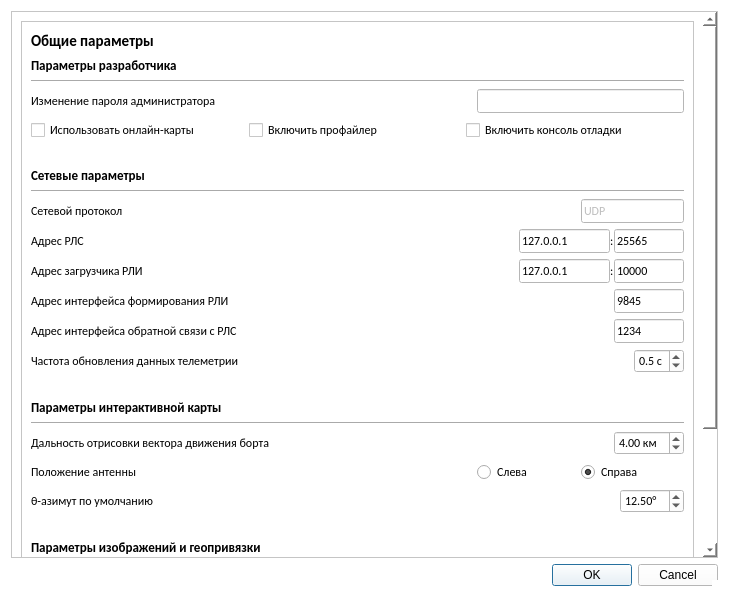
<?xml version="1.0" encoding="UTF-8"?>
<ui version="4.0">
 <class>SettingsDialog</class>
 <widget class="QDialog" name="SettingsDialog">
  <property name="geometry">
   <rect>
    <x>0</x>
    <y>0</y>
    <width>729</width>
    <height>597</height>
   </rect>
  </property>
  <property name="minimumSize">
   <size>
    <width>649</width>
    <height>350</height>
   </size>
  </property>
  <property name="font">
   <font>
    <pointsize>9</pointsize>
   </font>
  </property>
  <property name="windowTitle">
   <string>Параметры программы</string>
  </property>
  <property name="windowIcon">
   <iconset resource="../images.qrc">
    <normaloff>:/ui-resources/quasarlogo/icon.png</normaloff>:/ui-resources/quasarlogo/icon.png</iconset>
  </property>
  <property name="styleSheet">
   <string notr="true">background-color: #FFFFFF;</string>
  </property>
  <property name="sizeGripEnabled">
   <bool>true</bool>
  </property>
  <property name="modal">
   <bool>false</bool>
  </property>
  <layout class="QGridLayout" name="gridLayout">
   <item row="2" column="0">
    <widget class="QDialogButtonBox" name="buttonBox">
     <property name="font">
      <font>
       <family>Calibri</family>
      </font>
     </property>
     <property name="styleSheet">
      <string notr="true"/>
     </property>
     <property name="orientation">
      <enum>Qt::Horizontal</enum>
     </property>
     <property name="standardButtons">
      <set>QDialogButtonBox::Cancel|QDialogButtonBox::Ok</set>
     </property>
     <property name="centerButtons">
      <bool>false</bool>
     </property>
    </widget>
   </item>
   <item row="1" column="0">
    <widget class="QScrollArea" name="scrollArea">
     <property name="font">
      <font>
       <family>Calibri</family>
      </font>
     </property>
     <property name="styleSheet">
      <string notr="true"/>
     </property>
     <property name="horizontalScrollBarPolicy">
      <enum>Qt::ScrollBarAlwaysOff</enum>
     </property>
     <property name="sizeAdjustPolicy">
      <enum>QAbstractScrollArea::AdjustToContents</enum>
     </property>
     <property name="widgetResizable">
      <bool>true</bool>
     </property>
     <widget class="QWidget" name="scrollAreaWidgetContents">
      <property name="geometry">
       <rect>
        <x>0</x>
        <y>-120</y>
        <width>695</width>
        <height>705</height>
       </rect>
      </property>
      <property name="styleSheet">
       <string notr="true"/>
      </property>
      <layout class="QHBoxLayout" name="horizontalLayout_12">
       <item>
        <widget class="QFrame" name="frame">
         <property name="font">
          <font>
           <family>Calibri</family>
          </font>
         </property>
         <property name="styleSheet">
          <string notr="true"/>
         </property>
         <property name="frameShape">
          <enum>QFrame::StyledPanel</enum>
         </property>
         <property name="frameShadow">
          <enum>QFrame::Raised</enum>
         </property>
         <layout class="QGridLayout" name="gridLayout_2">
          <property name="horizontalSpacing">
           <number>0</number>
          </property>
          <item row="9" column="2">
           <layout class="QHBoxLayout" name="horizontalLayout_3">
            <item>
             <spacer name="horizontalSpacer_3">
              <property name="font">
               <font>
                <family>Calibri</family>
               </font>
              </property>
              <property name="orientation">
               <enum>Qt::Horizontal</enum>
              </property>
              <property name="sizeHint" stdset="0">
               <size>
                <width>40</width>
                <height>20</height>
               </size>
              </property>
             </spacer>
            </item>
            <item>
             <widget class="QLineEdit" name="sarIP">
              <property name="sizePolicy">
               <sizepolicy hsizetype="Preferred" vsizetype="Fixed">
                <horstretch>0</horstretch>
                <verstretch>0</verstretch>
               </sizepolicy>
              </property>
              <property name="maximumSize">
               <size>
                <width>150</width>
                <height>16777215</height>
               </size>
              </property>
              <property name="font">
               <font>
                <family>Calibri</family>
               </font>
              </property>
              <property name="styleSheet">
               <string notr="true"/>
              </property>
              <property name="text">
               <string>127.0.0.1</string>
              </property>
              <property name="maxLength">
               <number>15</number>
              </property>
             </widget>
            </item>
            <item>
             <widget class="QLabel" name="label_7">
              <property name="font">
               <font>
                <family>Calibri</family>
               </font>
              </property>
              <property name="text">
               <string>:</string>
              </property>
             </widget>
            </item>
            <item>
             <widget class="QLineEdit" name="telPort">
              <property name="sizePolicy">
               <sizepolicy hsizetype="Fixed" vsizetype="Fixed">
                <horstretch>0</horstretch>
                <verstretch>0</verstretch>
               </sizepolicy>
              </property>
              <property name="maximumSize">
               <size>
                <width>70</width>
                <height>16777215</height>
               </size>
              </property>
              <property name="font">
               <font>
                <family>Calibri</family>
               </font>
              </property>
              <property name="styleSheet">
               <string notr="true"/>
              </property>
              <property name="text">
               <string>25565</string>
              </property>
              <property name="maxLength">
               <number>5</number>
              </property>
             </widget>
            </item>
           </layout>
          </item>
          <item row="1" column="0">
           <widget class="QLabel" name="label_21">
            <property name="font">
             <font>
              <family>Calibri</family>
              <pointsize>10</pointsize>
              <bold>true</bold>
             </font>
            </property>
            <property name="styleSheet">
             <string notr="true"/>
            </property>
            <property name="text">
             <string>Параметры разработчика</string>
            </property>
           </widget>
          </item>
          <item row="2" column="0" colspan="3">
           <widget class="Line" name="line_13">
            <property name="font">
             <font>
              <family>Calibri</family>
             </font>
            </property>
            <property name="styleSheet">
             <string notr="true"/>
            </property>
            <property name="orientation">
             <enum>Qt::Horizontal</enum>
            </property>
           </widget>
          </item>
          <item row="8" column="0">
           <widget class="QLabel" name="label">
            <property name="font">
             <font>
              <family>Calibri</family>
              <pointsize>9</pointsize>
              <bold>false</bold>
             </font>
            </property>
            <property name="styleSheet">
             <string notr="true"/>
            </property>
            <property name="text">
             <string>Сетевой протокол</string>
            </property>
           </widget>
          </item>
          <item row="17" column="2">
           <layout class="QHBoxLayout" name="horizontalLayout_5">
            <item>
             <spacer name="horizontalSpacer_4">
              <property name="font">
               <font>
                <family>Calibri</family>
               </font>
              </property>
              <property name="orientation">
               <enum>Qt::Horizontal</enum>
              </property>
              <property name="sizeHint" stdset="0">
               <size>
                <width>40</width>
                <height>20</height>
               </size>
              </property>
             </spacer>
            </item>
            <item>
             <widget class="QDoubleSpinBox" name="vectorLength">
              <property name="font">
               <font>
                <family>Calibri</family>
               </font>
              </property>
              <property name="styleSheet">
               <string notr="true"/>
              </property>
              <property name="suffix">
               <string> км</string>
              </property>
              <property name="minimum">
               <double>0.100000000000000</double>
              </property>
              <property name="maximum">
               <double>20.000000000000000</double>
              </property>
              <property name="singleStep">
               <double>0.100000000000000</double>
              </property>
              <property name="value">
               <double>4.000000000000000</double>
              </property>
             </widget>
            </item>
           </layout>
          </item>
          <item row="22" column="0">
           <widget class="QLabel" name="label_5">
            <property name="font">
             <font>
              <family>Calibri</family>
              <pointsize>9</pointsize>
             </font>
            </property>
            <property name="styleSheet">
             <string notr="true"/>
            </property>
            <property name="text">
             <string>Коррекция угла для всех изображений</string>
            </property>
           </widget>
          </item>
          <item row="25" column="2">
           <widget class="Line" name="line_9">
            <property name="font">
             <font>
              <family>Calibri</family>
             </font>
            </property>
            <property name="orientation">
             <enum>Qt::Horizontal</enum>
            </property>
           </widget>
          </item>
          <item row="24" column="0">
           <widget class="QLabel" name="label_6">
            <property name="styleSheet">
             <string notr="true"/>
            </property>
            <property name="text">
             <string>Коррекция угла расхождения луча</string>
            </property>
           </widget>
          </item>
          <item row="18" column="0">
           <widget class="QLabel" name="label_12">
            <property name="font">
             <font>
              <family>Calibri</family>
              <pointsize>9</pointsize>
              <bold>false</bold>
             </font>
            </property>
            <property name="styleSheet">
             <string notr="true"/>
            </property>
            <property name="text">
             <string>Положение антенны</string>
            </property>
           </widget>
          </item>
          <item row="8" column="1">
           <spacer name="horizontalSpacer">
            <property name="font">
             <font>
              <family>Calibri</family>
             </font>
            </property>
            <property name="orientation">
             <enum>Qt::Horizontal</enum>
            </property>
            <property name="sizeHint" stdset="0">
             <size>
              <width>40</width>
              <height>20</height>
             </size>
            </property>
           </spacer>
          </item>
          <item row="3" column="2">
           <widget class="QLineEdit" name="password">
            <property name="font">
             <font>
              <family>Calibri</family>
             </font>
            </property>
            <property name="styleSheet">
             <string notr="true"/>
            </property>
            <property name="echoMode">
             <enum>QLineEdit::Password</enum>
            </property>
           </widget>
          </item>
          <item row="23" column="0" colspan="3">
           <layout class="QHBoxLayout" name="horizontalLayout_7">
            <item>
             <widget class="QCheckBox" name="metaInRadians">
              <property name="font">
               <font>
                <family>Calibri</family>
                <pointsize>9</pointsize>
               </font>
              </property>
              <property name="styleSheet">
               <string notr="true"/>
              </property>
              <property name="text">
               <string>Метаданные в радианах</string>
              </property>
             </widget>
            </item>
            <item>
             <widget class="QCheckBox" name="globalDriftAngle">
              <property name="styleSheet">
               <string notr="true"/>
              </property>
              <property name="text">
               <string>Учитывать угол сноса при геопривязке</string>
              </property>
             </widget>
            </item>
           </layout>
          </item>
          <item row="25" column="0">
           <widget class="Line" name="line_7">
            <property name="font">
             <font>
              <family>Calibri</family>
             </font>
            </property>
            <property name="styleSheet">
             <string notr="true"/>
            </property>
            <property name="orientation">
             <enum>Qt::Horizontal</enum>
            </property>
           </widget>
          </item>
          <item row="11" column="2">
           <layout class="QHBoxLayout" name="horizontalLayout_11">
            <item>
             <spacer name="horizontalSpacer_11">
              <property name="font">
               <font>
                <family>Calibri</family>
               </font>
              </property>
              <property name="orientation">
               <enum>Qt::Horizontal</enum>
              </property>
              <property name="sizeHint" stdset="0">
               <size>
                <width>40</width>
                <height>20</height>
               </size>
              </property>
             </spacer>
            </item>
            <item>
             <widget class="QLineEdit" name="commandPort">
              <property name="minimumSize">
               <size>
                <width>70</width>
                <height>0</height>
               </size>
              </property>
              <property name="maximumSize">
               <size>
                <width>70</width>
                <height>16777215</height>
               </size>
              </property>
              <property name="font">
               <font>
                <family>Calibri</family>
               </font>
              </property>
              <property name="styleSheet">
               <string notr="true"/>
              </property>
              <property name="text">
               <string>9845</string>
              </property>
              <property name="alignment">
               <set>Qt::AlignLeading|Qt::AlignLeft|Qt::AlignVCenter</set>
              </property>
             </widget>
            </item>
           </layout>
          </item>
          <item row="18" column="2">
           <layout class="QHBoxLayout" name="horizontalLayout_9">
            <item>
             <widget class="QRadioButton" name="antennaLeft">
              <property name="font">
               <font>
                <family>Calibri</family>
               </font>
              </property>
              <property name="styleSheet">
               <string notr="true"/>
              </property>
              <property name="text">
               <string>Слева</string>
              </property>
             </widget>
            </item>
            <item>
             <widget class="QRadioButton" name="antennaRight">
              <property name="font">
               <font>
                <family>Calibri</family>
               </font>
              </property>
              <property name="styleSheet">
               <string notr="true"/>
              </property>
              <property name="text">
               <string>Справа</string>
              </property>
              <property name="checked">
               <bool>true</bool>
              </property>
             </widget>
            </item>
           </layout>
          </item>
          <item row="9" column="0">
           <widget class="QLabel" name="label_2">
            <property name="font">
             <font>
              <family>Calibri</family>
              <pointsize>9</pointsize>
              <bold>false</bold>
             </font>
            </property>
            <property name="styleSheet">
             <string notr="true"/>
            </property>
            <property name="text">
             <string>Адрес РЛС</string>
            </property>
           </widget>
          </item>
          <item row="7" column="0" colspan="3">
           <widget class="Line" name="line">
            <property name="font">
             <font>
              <family>Calibri</family>
             </font>
            </property>
            <property name="styleSheet">
             <string notr="true"/>
            </property>
            <property name="orientation">
             <enum>Qt::Horizontal</enum>
            </property>
           </widget>
          </item>
          <item row="20" column="0">
           <spacer name="verticalSpacer_4">
            <property name="font">
             <font>
              <family>Calibri</family>
             </font>
            </property>
            <property name="orientation">
             <enum>Qt::Vertical</enum>
            </property>
            <property name="sizeType">
             <enum>QSizePolicy::Fixed</enum>
            </property>
            <property name="sizeHint" stdset="0">
             <size>
              <width>20</width>
              <height>20</height>
             </size>
            </property>
           </spacer>
          </item>
          <item row="3" column="0">
           <widget class="QLabel" name="label_20">
            <property name="font">
             <font>
              <family>Calibri</family>
              <pointsize>9</pointsize>
             </font>
            </property>
            <property name="styleSheet">
             <string notr="true"/>
            </property>
            <property name="text">
             <string>Изменение пароля администратора</string>
            </property>
           </widget>
          </item>
          <item row="5" column="0">
           <spacer name="verticalSpacer_3">
            <property name="font">
             <font>
              <family>Calibri</family>
             </font>
            </property>
            <property name="orientation">
             <enum>Qt::Vertical</enum>
            </property>
            <property name="sizeType">
             <enum>QSizePolicy::Fixed</enum>
            </property>
            <property name="sizeHint" stdset="0">
             <size>
              <width>20</width>
              <height>20</height>
             </size>
            </property>
           </spacer>
          </item>
          <item row="14" column="0">
           <spacer name="verticalSpacer_2">
            <property name="font">
             <font>
              <family>Calibri</family>
             </font>
            </property>
            <property name="orientation">
             <enum>Qt::Vertical</enum>
            </property>
            <property name="sizeType">
             <enum>QSizePolicy::Fixed</enum>
            </property>
            <property name="sizeHint" stdset="0">
             <size>
              <width>20</width>
              <height>20</height>
             </size>
            </property>
           </spacer>
          </item>
          <item row="25" column="1">
           <widget class="Line" name="line_8">
            <property name="font">
             <font>
              <family>Calibri</family>
             </font>
            </property>
            <property name="orientation">
             <enum>Qt::Horizontal</enum>
            </property>
           </widget>
          </item>
          <item row="10" column="2">
           <layout class="QHBoxLayout" name="horizontalLayout">
            <item>
             <spacer name="horizontalSpacer_10">
              <property name="font">
               <font>
                <family>Calibri</family>
               </font>
              </property>
              <property name="orientation">
               <enum>Qt::Horizontal</enum>
              </property>
              <property name="sizeHint" stdset="0">
               <size>
                <width>40</width>
                <height>20</height>
               </size>
              </property>
             </spacer>
            </item>
            <item>
             <widget class="QLineEdit" name="loaderIP">
              <property name="sizePolicy">
               <sizepolicy hsizetype="Preferred" vsizetype="Fixed">
                <horstretch>0</horstretch>
                <verstretch>0</verstretch>
               </sizepolicy>
              </property>
              <property name="minimumSize">
               <size>
                <width>0</width>
                <height>0</height>
               </size>
              </property>
              <property name="maximumSize">
               <size>
                <width>150</width>
                <height>16777215</height>
               </size>
              </property>
              <property name="font">
               <font>
                <family>Calibri</family>
               </font>
              </property>
              <property name="styleSheet">
               <string notr="true"/>
              </property>
              <property name="text">
               <string>127.0.0.1</string>
              </property>
             </widget>
            </item>
            <item>
             <widget class="QLabel" name="label_18">
              <property name="font">
               <font>
                <family>Calibri</family>
               </font>
              </property>
              <property name="styleSheet">
               <string notr="true"/>
              </property>
              <property name="text">
               <string>:</string>
              </property>
             </widget>
            </item>
            <item>
             <widget class="QLineEdit" name="loaderPort">
              <property name="sizePolicy">
               <sizepolicy hsizetype="Fixed" vsizetype="Fixed">
                <horstretch>0</horstretch>
                <verstretch>0</verstretch>
               </sizepolicy>
              </property>
              <property name="minimumSize">
               <size>
                <width>70</width>
                <height>0</height>
               </size>
              </property>
              <property name="maximumSize">
               <size>
                <width>70</width>
                <height>16777215</height>
               </size>
              </property>
              <property name="font">
               <font>
                <family>Calibri</family>
               </font>
              </property>
              <property name="styleSheet">
               <string notr="true"/>
              </property>
              <property name="text">
               <string>10000</string>
              </property>
             </widget>
            </item>
           </layout>
          </item>
          <item row="6" column="0">
           <widget class="QLabel" name="label_8">
            <property name="font">
             <font>
              <family>Calibri</family>
              <pointsize>10</pointsize>
              <bold>true</bold>
             </font>
            </property>
            <property name="styleSheet">
             <string notr="true"/>
            </property>
            <property name="text">
             <string>Сетевые параметры</string>
            </property>
           </widget>
          </item>
          <item row="19" column="0">
           <widget class="QLabel" name="label_10">
            <property name="font">
             <font>
              <family>Calibri</family>
              <pointsize>9</pointsize>
              <bold>false</bold>
             </font>
            </property>
            <property name="styleSheet">
             <string notr="true"/>
            </property>
            <property name="text">
             <string>θ-азимут по умолчанию</string>
            </property>
           </widget>
          </item>
          <item row="17" column="0">
           <widget class="QLabel" name="label_4">
            <property name="font">
             <font>
              <family>Calibri</family>
              <pointsize>9</pointsize>
              <bold>false</bold>
             </font>
            </property>
            <property name="styleSheet">
             <string notr="true"/>
            </property>
            <property name="text">
             <string>Дальность отрисовки вектора движения борта</string>
            </property>
           </widget>
          </item>
          <item row="12" column="2">
           <layout class="QHBoxLayout" name="horizontalLayout_15">
            <item>
             <spacer name="horizontalSpacer_12">
              <property name="font">
               <font>
                <family>Calibri</family>
               </font>
              </property>
              <property name="orientation">
               <enum>Qt::Horizontal</enum>
              </property>
              <property name="sizeHint" stdset="0">
               <size>
                <width>40</width>
                <height>20</height>
               </size>
              </property>
             </spacer>
            </item>
            <item>
             <widget class="QLineEdit" name="consolePort">
              <property name="minimumSize">
               <size>
                <width>70</width>
                <height>0</height>
               </size>
              </property>
              <property name="maximumSize">
               <size>
                <width>70</width>
                <height>16777215</height>
               </size>
              </property>
              <property name="font">
               <font>
                <family>Calibri</family>
               </font>
              </property>
              <property name="styleSheet">
               <string notr="true"/>
              </property>
              <property name="text">
               <string>1234</string>
              </property>
             </widget>
            </item>
           </layout>
          </item>
          <item row="19" column="2">
           <layout class="QHBoxLayout" name="horizontalLayout_8">
            <item>
             <spacer name="horizontalSpacer_7">
              <property name="font">
               <font>
                <family>Calibri</family>
               </font>
              </property>
              <property name="orientation">
               <enum>Qt::Horizontal</enum>
              </property>
              <property name="sizeHint" stdset="0">
               <size>
                <width>40</width>
                <height>20</height>
               </size>
              </property>
             </spacer>
            </item>
            <item>
             <widget class="QDoubleSpinBox" name="azimuth">
              <property name="font">
               <font>
                <family>Calibri</family>
               </font>
              </property>
              <property name="styleSheet">
               <string notr="true"/>
              </property>
              <property name="suffix">
               <string>°</string>
              </property>
              <property name="maximum">
               <double>360.000000000000000</double>
              </property>
              <property name="value">
               <double>12.500000000000000</double>
              </property>
             </widget>
            </item>
           </layout>
          </item>
          <item row="13" column="2">
           <layout class="QHBoxLayout" name="horizontalLayout_4">
            <item>
             <spacer name="horizontalSpacer_2">
              <property name="font">
               <font>
                <family>Calibri</family>
               </font>
              </property>
              <property name="orientation">
               <enum>Qt::Horizontal</enum>
              </property>
              <property name="sizeHint" stdset="0">
               <size>
                <width>40</width>
                <height>20</height>
               </size>
              </property>
             </spacer>
            </item>
            <item>
             <widget class="QDoubleSpinBox" name="telUpdateTime">
              <property name="font">
               <font>
                <family>Calibri</family>
               </font>
              </property>
              <property name="styleSheet">
               <string notr="true"/>
              </property>
              <property name="suffix">
               <string> с</string>
              </property>
              <property name="decimals">
               <number>1</number>
              </property>
              <property name="minimum">
               <double>0.100000000000000</double>
              </property>
              <property name="maximum">
               <double>5.000000000000000</double>
              </property>
              <property name="singleStep">
               <double>0.100000000000000</double>
              </property>
              <property name="value">
               <double>0.500000000000000</double>
              </property>
             </widget>
            </item>
           </layout>
          </item>
          <item row="26" column="0">
           <widget class="QLabel" name="label_11">
            <property name="font">
             <font>
              <family>Calibri</family>
              <pointsize>9</pointsize>
              <bold>false</bold>
             </font>
            </property>
            <property name="styleSheet">
             <string notr="true"/>
            </property>
            <property name="text">
             <string>Каталог по умолчанию</string>
            </property>
           </widget>
          </item>
          <item row="16" column="0" colspan="3">
           <widget class="Line" name="line_4">
            <property name="font">
             <font>
              <family>Calibri</family>
             </font>
            </property>
            <property name="styleSheet">
             <string notr="true"/>
            </property>
            <property name="orientation">
             <enum>Qt::Horizontal</enum>
            </property>
           </widget>
          </item>
          <item row="0" column="0">
           <widget class="QLabel" name="label_16">
            <property name="font">
             <font>
              <family>Calibri</family>
              <pointsize>11</pointsize>
              <bold>true</bold>
             </font>
            </property>
            <property name="styleSheet">
             <string notr="true"/>
            </property>
            <property name="text">
             <string>Общие параметры</string>
            </property>
           </widget>
          </item>
          <item row="11" column="0">
           <widget class="QLabel" name="label_19">
            <property name="font">
             <font>
              <family>Calibri</family>
              <pointsize>9</pointsize>
             </font>
            </property>
            <property name="styleSheet">
             <string notr="true"/>
            </property>
            <property name="text">
             <string>Адрес интерфейса формирования РЛИ</string>
            </property>
           </widget>
          </item>
          <item row="12" column="0">
           <widget class="QLabel" name="label_15">
            <property name="font">
             <font>
              <family>Calibri</family>
              <pointsize>9</pointsize>
             </font>
            </property>
            <property name="styleSheet">
             <string notr="true"/>
            </property>
            <property name="text">
             <string>Адрес интерфейса обратной связи с РЛС</string>
            </property>
           </widget>
          </item>
          <item row="28" column="0" colspan="3">
           <widget class="Line" name="line_10">
            <property name="font">
             <font>
              <family>Calibri</family>
             </font>
            </property>
            <property name="styleSheet">
             <string notr="true"/>
            </property>
            <property name="orientation">
             <enum>Qt::Horizontal</enum>
            </property>
           </widget>
          </item>
          <item row="21" column="0">
           <widget class="QLabel" name="label_14">
            <property name="font">
             <font>
              <family>Calibri</family>
              <pointsize>10</pointsize>
              <bold>true</bold>
             </font>
            </property>
            <property name="styleSheet">
             <string notr="true"/>
            </property>
            <property name="text">
             <string>Параметры изображений и геопривязки</string>
            </property>
           </widget>
          </item>
          <item row="4" column="0" colspan="3">
           <layout class="QHBoxLayout" name="horizontalLayout_14">
            <item>
             <widget class="QCheckBox" name="useOSM">
              <property name="font">
               <font>
                <family>Calibri</family>
                <pointsize>9</pointsize>
               </font>
              </property>
              <property name="styleSheet">
               <string notr="true"/>
              </property>
              <property name="text">
               <string>Использовать онлайн-карты</string>
              </property>
             </widget>
            </item>
            <item>
             <widget class="QCheckBox" name="useProfiler">
              <property name="font">
               <font>
                <family>Calibri</family>
                <pointsize>9</pointsize>
               </font>
              </property>
              <property name="styleSheet">
               <string notr="true"/>
              </property>
              <property name="text">
               <string>Включить профайлер</string>
              </property>
             </widget>
            </item>
            <item>
             <widget class="QCheckBox" name="useConsole">
              <property name="font">
               <font>
                <family>Calibri</family>
                <pointsize>9</pointsize>
               </font>
              </property>
              <property name="styleSheet">
               <string notr="true"/>
              </property>
              <property name="text">
               <string>Включить консоль отладки</string>
              </property>
             </widget>
            </item>
           </layout>
          </item>
          <item row="13" column="0">
           <widget class="QLabel" name="label_3">
            <property name="font">
             <font>
              <family>Calibri</family>
              <pointsize>9</pointsize>
              <bold>false</bold>
             </font>
            </property>
            <property name="styleSheet">
             <string notr="true"/>
            </property>
            <property name="text">
             <string>Частота обновления данных телеметрии</string>
            </property>
           </widget>
          </item>
          <item row="15" column="0">
           <widget class="QLabel" name="label_13">
            <property name="font">
             <font>
              <family>Calibri</family>
              <pointsize>10</pointsize>
              <bold>true</bold>
             </font>
            </property>
            <property name="styleSheet">
             <string notr="true"/>
            </property>
            <property name="text">
             <string>Параметры интерактивной карты</string>
            </property>
           </widget>
          </item>
          <item row="26" column="2">
           <widget class="QPushButton" name="pushButton">
            <property name="font">
             <font>
              <family>Calibri</family>
             </font>
            </property>
            <property name="styleSheet">
             <string notr="true"/>
            </property>
            <property name="text">
             <string>Указать</string>
            </property>
           </widget>
          </item>
          <item row="22" column="2">
           <layout class="QHBoxLayout" name="horizontalLayout_6">
            <item>
             <widget class="QDoubleSpinBox" name="angleCorrection">
              <property name="font">
               <font>
                <family>Calibri</family>
               </font>
              </property>
              <property name="styleSheet">
               <string notr="true"/>
              </property>
              <property name="suffix">
               <string>°</string>
              </property>
              <property name="maximum">
               <double>360.000000000000000</double>
              </property>
             </widget>
            </item>
           </layout>
          </item>
          <item row="8" column="2">
           <layout class="QHBoxLayout" name="horizontalLayout_2">
            <item>
             <spacer name="horizontalSpacer_9">
              <property name="font">
               <font>
                <family>Calibri</family>
               </font>
              </property>
              <property name="orientation">
               <enum>Qt::Horizontal</enum>
              </property>
              <property name="sizeHint" stdset="0">
               <size>
                <width>40</width>
                <height>20</height>
               </size>
              </property>
             </spacer>
            </item>
            <item>
             <widget class="QLineEdit" name="networkType">
              <property name="enabled">
               <bool>false</bool>
              </property>
              <property name="font">
               <font>
                <family>Calibri</family>
               </font>
              </property>
              <property name="styleSheet">
               <string notr="true"/>
              </property>
              <property name="text">
               <string>UDP</string>
              </property>
              <property name="maxLength">
               <number>3</number>
              </property>
             </widget>
            </item>
           </layout>
          </item>
          <item row="24" column="2">
           <widget class="QDoubleSpinBox" name="thetaAzimuthCorrection">
            <property name="styleSheet">
             <string notr="true"/>
            </property>
            <property name="maximum">
             <double>360.000000000000000</double>
            </property>
            <property name="singleStep">
             <double>0.500000000000000</double>
            </property>
            <property name="value">
             <double>360.000000000000000</double>
            </property>
           </widget>
          </item>
          <item row="10" column="0">
           <widget class="QLabel" name="label_17">
            <property name="font">
             <font>
              <family>Calibri</family>
              <pointsize>9</pointsize>
             </font>
            </property>
            <property name="styleSheet">
             <string notr="true"/>
            </property>
            <property name="text">
             <string>Адрес загрузчика РЛИ</string>
            </property>
           </widget>
          </item>
         </layout>
        </widget>
       </item>
      </layout>
     </widget>
    </widget>
   </item>
  </layout>
 </widget>
 <resources>
  <include location="../images.qrc"/>
 </resources>
 <connections/>
</ui>
